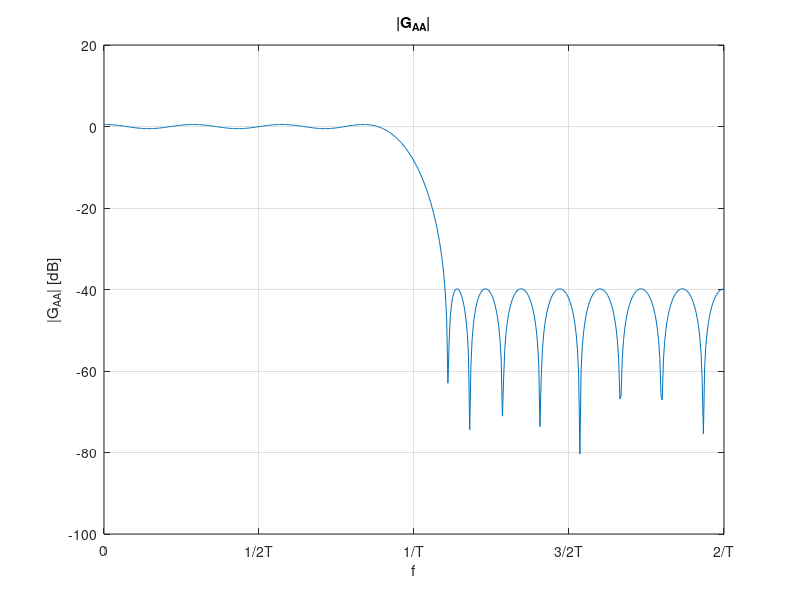

Write the MATLAB code that produced this figure. (Note: this script raises an error after producing the figure.)
 clear all; close all;

%% Load common variable
if ~exist("common.mat", 'file')
    common;
end

load("common.mat");

select = 3;

%% AA filter

Fpass = 0.45;            % Passband Frequency
Fstop = 0.55;            % Stopband Frequency
Dpass = 0.057501127785;  % Passband Ripple
Dstop = 0.01;            % Stopband Attenuation
dens  = 20;              % Density Factor

% Calculate the order from the parameters using FIRPMORD.
[N, Fo, Ao, W] = firpmord([Fpass, Fstop], [1 0], [Dpass, Dstop]);

% Calculate the coefficients using the FIRPM function.
g_AA  = firpm(N, Fo, Ao, W, {dens});
[Hd f1]= freqz(g_AA,1);

figure, plot(f1/(pi),20*log10(abs(Hd))), xlim([0 1]),
title('|G_{AA}|')
ylabel('|G_{AA}| [dB]')
xlabel('f')
xticks([0 0.25 0.5 0.75 1])
xticklabels({'0','1/2T','1/T','3/2T','2/T'});
grid on;

r_r = filter(g_AA , 1, r_c(:,select));
s_r = filter(g_AA, 1, s_c);

figure, stem(s_r(1:100)), title('s_r'), xlabel('nT/4')
figure, stem(r_r(1:100)), title('r_r'), xlabel('nT/4')

qg_up = conv(q_c, g_AA);
qg_up = qg_up.';
%freqz(qg_up, 1,'whole');
figure, stem(qg_up), title('convolution of g_AA and q_c'), xlabel('nT/4')

%% Timing phase and decimation

t0_bar = find(qg_up == max(qg_up));
x_prime = downsample(r_r(t0_bar:end), 2);
x_NN_prime = downsample(s_r(t0_bar:end), 2);

figure, stem(x_NN_prime(1:100)), title('xprime without noise'), xlabel('nT/2')
figure, stem(x_prime(1:100)), title('xprime'), xlabel('nT/2')

qg = downsample(qg_up(1:end), 2);

g_m = conj(flipud(qg));
[Hgm f2] =  freqz(g_m,1,'whole');
figure, plot(f2/(2*pi),20*log10(abs(Hgm))), xlim([0 1]),
title('|G_M|')
ylabel('|G_M| [dB]')
xlabel('f')
xticks([0 0.25 0.5 0.75 1])
xticklabels({'0','1/2T','1/T','3/2T','2/T'});
grid on;

figure, stem([0:length(g_m)-1],abs(g_m)), title('g_m'), xlabel('nT/2')

x = filter(g_m, 1, x_prime);
x = x(13:end);
figure, stem(x(1:100)), title('x'), xlabel('nT/2')

x_NN = filter(g_m, 1, x_NN_prime);

h = conv(qg, g_m);
h = h(h ~= 0);

%scatterplot(x_NN)
figure, stem(h), title('h'), xlabel('nT/2')
figure, stem(x_NN(1:100)), title('x without noise'), xlabel('nT/2')

%% Equalization and symbol detection

r_g = xcorr(conv(g_AA, flipud(qg_up)));
N0 = (sigma_a * E_qc) / (4 * SNR_lin(select));
r_w = N0 * downsample(r_g, 2);

figure, stem(r_w), title('r_w'), xlabel('nT/2')
figure, stem(r_g), title('r_g'), xlabel('nT/2')

N1 = floor(length(h)/2);
N2 = N1;

M1 = 5;
D = 4;
M2 = N2 + M1 - 1 - D;

[c, Jmin] = WienerC_frac(h, r_w, sigma_a, M1, M2, D, N1, N2);
psi = conv(h,c);

figure, stem([0:length(c)-1], abs(c)), title('|c|'), xlabel('nT/2')
xlim([0 length(c)])
%figure, stem([-23:23],abs(psi)), title('|\psi|, M_1=9, D=4'), xlabel('nT/2')

psi_down = downsample(psi(2:end),2); % The b filter acts at T
b = -psi_down(find(psi_down == max(psi_down)) + 1:end); 

figure, stem([0:length(b)-1],abs(b)), title('|b|'), xlabel('nT')
xlim([-1 length(b)-1])
decisions = equalization_pointC(x, c, b, D);

%detection
[Pe_c, errors] = SER(a(1:length(decisions)), decisions)